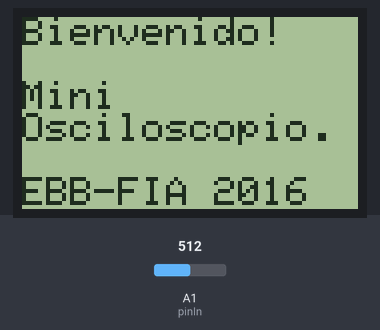
Bench run of a sketch on a simulated Arduino Uno, built with avr-gcc and run on an emulated ATmega328P. On the bench: 84×48 one-colour display. The inputs (shaded band) are chosen by the test bench; at power-on: A1 (pinIn) = 512. The display library's start-up logo is not drawn.

Above: at 2.1 s.
At 5.1 s:
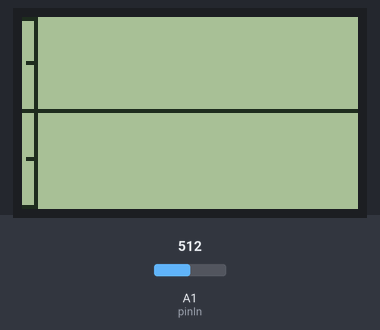
6.3 s: A1 (pinIn) set to 716
At 7.97 s:
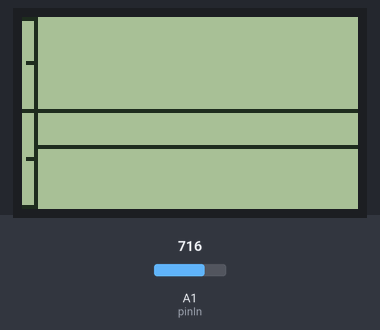
8.2 s: A1 (pinIn) set to 900
At 9.8 s:
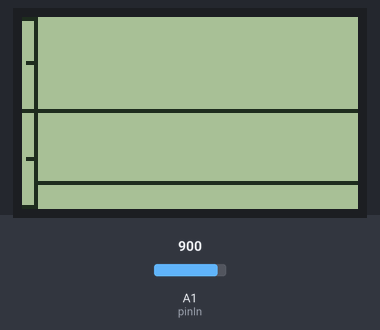
10.0 s: A1 (pinIn) set to 1023
At 12.7 s:
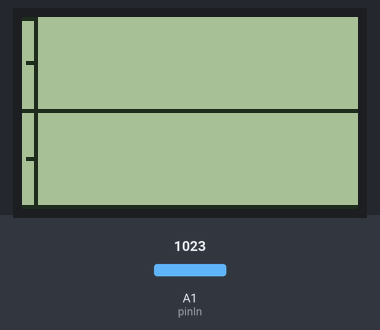
Timing chart, 0 to 14.2 s (numbered marks = the images above; inputs shaded):
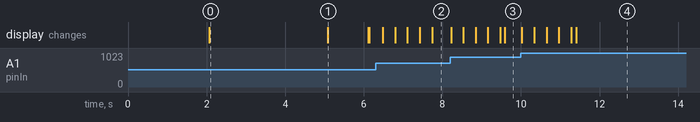

Measured:
- after the input at 6.3 s, the display: first changes after 0.18 s (image 2 shows a later state)
- after the input at 8.2 s, the display: first changes at once (image 3 shows a later state)
- after the input at 10.0 s, the display: first changes at once (image 4 shows a later state)
- what the display in image 0 shows lasts 3.0 s, from 2.1 s to 5.1 s

The sketch:

CR11005_20160314_OsciloscopioSemiFinal.ino
```cpp
/*********************************************************************
Universidad de El Salvador
Facultad de Ingeniería y Arquitectura
Escuela de ingeniería Electrica
Sistemas Embebidos

Estudiante: Br. Fredy A. Cáceres Ramos
Facilitador: Msc. e Ing. Wilber Calderón
Fecha de creación de Sketch: 14-Marzo-2016
ultima modificación del Sketch: 17-Marzo-2016
*********************************************************************/

/*
 * Objetivo: Mostrar atravez de la pantalla nokia 5110 la simulación de un oscilospio con datos leidos desde un generador de señales.
 */

/*
 * Referencias:
 * http://kio4.com/arduino/32pantallanokia.htm
 * http://filear.com/?p=211
 */

#include <SPI.h>
#include <Adafruit_GFX.h>
#include <Adafruit_PCD8544.h>

// pin 7 - Serial clock out (SCLK)
// pin 6 - Serial data out (DIN)
// pin 5 - Data/Command select (D/C)
// pin 4 - LCD chip select (CS)
// pin 3 - LCD reset (RST)
Adafruit_PCD8544 display = Adafruit_PCD8544(7, 6, 5, 4, 3);

/*
 * Variables:
 */
const int pinIn = A1; //pin analogico A0 para lectura del potenciometro
int delayVar = 0; //delay de escala/delay
int xVar = 0; //escala en el eje x
int yCtrl; //contador usado para recolectar y recorrer el arreglo con los valores
int posY = 0; //posición del cursor en el eje y
int myArreglo[81]; //contendra los puntos a graficar en el eje Y
int i; //

void setup() {
  Serial.begin(9600);

  display.begin(); //init done, inicialización de la pantalla
  display.setContrast(60); //mejor visualizción
  display.display(); //muestra el splashscreen
  delay(2000);
  display.clearDisplay(); //limpieza de pantalla

  display.println("Bienvenido!\n\nMini\nOsciloscopio.\n\nEBB-FIA 2016"); //mensaje de bienvenida
  display.display(); //imprimiendo mensaje de bienvenida
  delay(2000);
  display.clearDisplay();//limpieza de pantalla

  drawEjes();
  delay(1000);
}

void loop() {
  for(yCtrl=0; yCtrl<=80; yCtrl++) { //for para recorrer y llenar la matriz
    if(yCtrl>79) {
      movPantalla();
      yCtrl = 79;
    }
    posY = analogRead(pinIn); //lectura del valor en el pin
    myArreglo[yCtrl] = map(posY, 0, 1023, 0, 47); //mapearlo en escala vertical de la pantalla 0-48
    display.drawPixel(yCtrl+4, myArreglo[yCtrl], BLACK); //dibujado de pixeles
    display.display();
  }
}

void drawEjes() {
  for(yCtrl=0; yCtrl<84; yCtrl++) //eje horizontal
    display.drawPixel(yCtrl, 23, BLACK);
  for(yCtrl=0; yCtrl<48; yCtrl++) //eje vertical
    display.drawPixel(3, yCtrl, BLACK);
  for(yCtrl=0; yCtrl<3; yCtrl++) {
    display.drawPixel(yCtrl, 0, BLACK);
    display.drawPixel(yCtrl, 47, BLACK);
  }
  for(yCtrl=1; yCtrl<3; yCtrl++) {
    display.drawPixel(yCtrl, 11, BLACK);
    display.drawPixel(yCtrl, 35, BLACK);
  }
}

void movPantalla() {
  display.clearDisplay();
  drawEjes();
  for(i=0; i<=80; i++) {
    myArreglo[i] = myArreglo[i+1];
    display.drawPixel(i+4, myArreglo[i], BLACK); //dibujado de pixeles
  }
}
```
